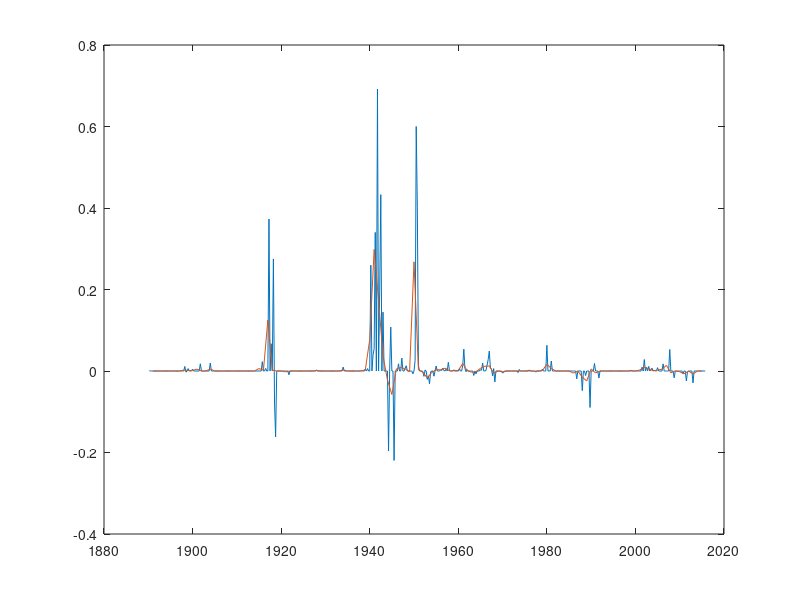

Source code (MATLAB):
%load Ramey Zubairy news data and convert to yearly
% Note: The data used here are from Ramey and Zubairy (2018, JPE)
% "Government Spending Multipliers in Good Times and in Bad: Evidence from 
% US Historical Data". The file RZDAT.xlsx contains their raw data, and is
% available from their online appendix.


clear all
close all
clc


%load RZ quarterly news data
load RZ_data_raw
%news = nominal military news
%rgdp_pott6 = potential gdp measure
%pgdp = gdp deflator
%quarter = quarter

%nominal potential gdp
pngdp = rgdp_pott6.*pgdp;

%news as fraction of lagged nominal potential gdp
newsy = [NaN;news(2:end)./pngdp(1:end-1)];

%year
year = floor(quarter);


%% %%%%%%%%%%%%%%%%%%%%%%%%%%%%%%%%%%%%%%%%%%%%%%%%%%%%%%%%%%%%%%%%%%%%%%%%
% Make yearly data

%year
year_y = unique(floor(quarter));
Ty = length(year_y);


news_y = zeros(Ty,1);
pngdp_y = zeros(Ty,1);
%loop over years
for ty = 1:Ty
    %sum of military announcements that year
    news_y(ty) = sum( news(year == year_y(ty)) );
    %sum of ngdp that year
    pngdp_y(ty) = sum( pngdp(year == year_y(ty)) );
end

%yearly news as fraction of ngdp
newsy_y = [NaN;news_y(2:end)./pngdp_y(1:end-1)];


plot(quarter,newsy)
hold on
plot(year_y,newsy_y)



%% %%%%%%%%%%%%%%%%%%%%%%%%%%%%%%%%%%%%%%%%%%%%%%%%%%%%%%%%%%%%%%%%%%%%%%%%
% Export

%save, skipping first year since NaN
year_RZ = year_y(2:end);
newsy_RZ = newsy_y(2:end);

save RZ_yearly year_RZ newsy_RZ









